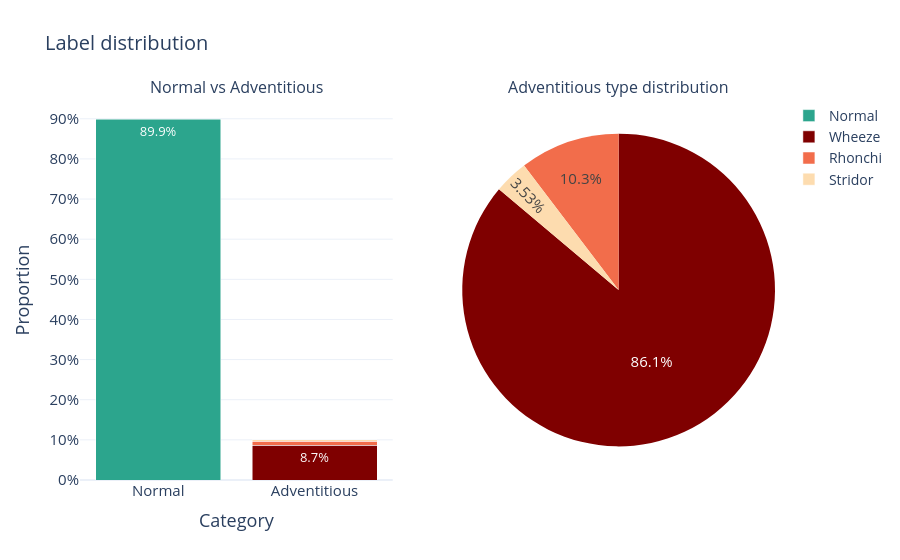

Notebook source saved alongside this figure:
### Markdown cell above
### 3.2. Label distribution

### Code cell
# --- 1. Preparar datos ---
total_n = len(df)

counts = df.groupby(["category", "label"]).size().reset_index(name="count")
counts["proportion"] = counts["count"] / total_n

adv_counts = (
    df[df["label"] != "Normal"]["label"]
    .value_counts(normalize=True)
    .rename_axis("label")
    .reset_index(name="proportion")
)

adv_order = adv_counts.sort_values("proportion", ascending=False)["label"].tolist()
labels_order = ["Normal"] + adv_order

# --- 2. Paleta temática: verde-azulado para Normal, gradiente cálido (rojo->amarillo claro)
#     para adventicios, del más frecuente (más intenso) al menos frecuente (más claro) ---
n_adv = len(adv_order)
adv_colors = pc.sample_colorscale(
    "OrRd", [1 - 0.8 * (i / max(n_adv - 1, 1)) for i in range(n_adv)]
)
color_map = {"Normal": "#2CA58D"}
color_map.update({lab: c for lab, c in zip(adv_order, adv_colors)})

# --- 3. Crear figura ---
fig = make_subplots(
    rows=1, cols=2,
    subplot_titles=("Normal vs Adventitious", "Adventitious type distribution"),
    specs=[[{"type": "bar"}, {"type": "domain"}]],
)

# --- Subplot 1: barra apilada. Solo mostramos texto si el segmento es >= 4% ---
TEXT_THRESHOLD = 0.04
for lab in labels_order:
    sub = counts[counts["label"] == lab]
    if sub.empty:
        continue
    texts = sub["proportion"].map(lambda p: f"{p:.1%}" if p >= TEXT_THRESHOLD else "")
    fig.add_trace(
        go.Bar(
            x=sub["category"],
            y=sub["proportion"],
            name=lab,
            marker_color=color_map[lab],
            legendgroup=lab,
            text=texts,
            textposition="inside",
            textfont=dict(size=13, color="white"),
            hovertemplate=f"{lab}: %{{y:.1%}}<extra></extra>",
        ),
        row=1, col=1
    )

# --- Subplot 2: pie, sin labels, solo % con posicionamiento automático (evita solapes) ---
fig.add_trace(
    go.Pie(
        labels=adv_counts["label"],
        values=adv_counts["proportion"],
        name="Adventitious",
        marker_colors=[color_map[lab] for lab in adv_counts["label"]],
        textinfo="percent",
        textposition="auto",
        showlegend=False,
        sort=False,  # respeta el orden de más a menos que ya trae adv_counts... 
    ),
    row=1, col=2
)
# aseguramos orden más->menos en el pie también
fig.data[-1].labels = adv_order
fig.data[-1].values = [adv_counts.set_index("label").loc[lab, "proportion"] for lab in adv_order]
fig.data[-1].marker.colors = [color_map[lab] for lab in adv_order]

# --- 4. Layout ---
fig.update_layout(
    template="plotly_white",
    barmode="stack",
    title_text="Label distribution",
    showlegend=True,
    legend=dict(traceorder="normal", font=dict(size=14)),
    font=dict(size=15),
    title_font=dict(size=20),
    plot_bgcolor="white",
)
fig.update_annotations(font_size=16)

fig.update_xaxes(
    title_text="Category",
    categoryorder="array",
    categoryarray=["Normal", "Adventitious"],
    row=1, col=1
)
fig.update_yaxes(title_text="Proportion", tickformat=".0%", row=1, col=1)

fig.show()
fig.write_image("assets/filtered/label_distribution.png", scale=5)

### Figure 1 — Plotly figure (JSON) as saved in the notebook; plotly's stock layout.template omitted (floating-point values rounded to 4 significant figures)
{"data": [{"hovertemplate": "Normal: %{y:.1%}<extra></extra>", "legendgroup": "Normal", "marker": {"color": "#2CA58D"}, "name": "Normal", "text": ["89.9%"], "textfont": {"color": "white", "size": 13}, "textposition": "inside", "type": "bar", "x": ["Normal"], "xaxis": "x", "y": [0.8994], "yaxis": "y"}, {"hovertemplate": "Wheeze: %{y:.1%}<extra></extra>", "legendgroup": "Wheeze", "marker": {"color": "rgb(127, 0, 0)"}, "name": "Wheeze", "text": ["8.7%"], "textfont": {"color": "white", "size": 13}, "textposition": "inside", "type": "bar", "x": ["Adventitious"], "xaxis": "x", "y": [0.08663], "yaxis": "y"}, {"hovertemplate": "Rhonchi: %{y:.1%}<extra></extra>", "legendgroup": "Rhonchi", "marker": {"color": "rgb(242, 109, 75)"}, "name": "Rhonchi", "text": [""], "textfont": {"color": "white", "size": 13}, "textposition": "inside", "type": "bar", "x": ["Adventitious"], "xaxis": "x", "y": [0.0104], "yaxis": "y"}, {"hovertemplate": "Stridor: %{y:.1%}<extra></extra>", "legendgroup": "Stridor", "marker": {"color": "rgb(253, 220, 175)"}, "name": "Stridor", "text": [""], "textfont": {"color": "white", "size": 13}, "textposition": "inside", "type": "bar", "x": ["Adventitious"], "xaxis": "x", "y": [0.003546], "yaxis": "y"}, {"domain": {"x": [0.55, 1], "y": [0, 1]}, "labels": ["Wheeze", "Rhonchi", "Stridor"], "marker": {"colors": ["rgb(127, 0, 0)", "rgb(242, 109, 75)", "rgb(253, 220, 175)"]}, "name": "Adventitious", "showlegend": false, "sort": false, "textinfo": "percent", "textposition": "auto", "type": "pie", "values": [0.8614, 0.1034, 0.03525]}], "layout": {"annotations": [{"font": {"size": 16}, "showarrow": false, "text": "Normal vs Adventitious", "x": 0.225, "xanchor": "center", "xref": "paper", "y": 1, "yanchor": "bottom", "yref": "paper"}, {"font": {"size": 16}, "showarrow": false, "text": "Adventitious type distribution", "x": 0.775, "xanchor": "center", "xref": "paper", "y": 1, "yanchor": "bottom", "yref": "paper"}], "barmode": "stack", "font": {"size": 15}, "legend": {"font": {"size": 14}, "traceorder": "normal"}, "plot_bgcolor": "white", "showlegend": true, "title": {"font": {"size": 20}, "text": "Label distribution"}, "xaxis": {"anchor": "y", "categoryarray": ["Normal", "Adventitious"], "categoryorder": "array", "domain": [0, 0.45], "title": {"text": "Category"}}, "yaxis": {"anchor": "x", "domain": [0, 1], "tickformat": ".0%", "title": {"text": "Proportion"}}}}
